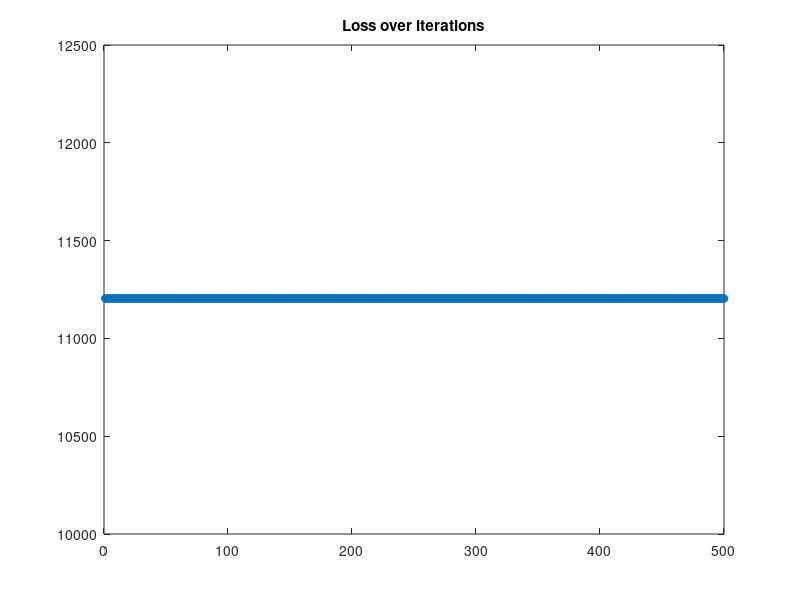

Source code (MATLAB):
% Example: linear regression with multiple variables
% Implemented by Hongkai Yu@CSU, 03/21/2021
%%
clear all;
clc;
close all;
%% generate training data [1,x1,x2,x3] of m samples by ground-truth theta=[20, 1, 10, -2]
% f(x) = theta_0 + theta_1*x_1 + theta_2*x_2 +...+ theta_n*x_n
m=100;
x0=ones(m,1);
x=50*rand(m,3)-25;    % in the range of [-25,25]
x=[x0,x]';            % n-by-m matrix: feature #:n, sample #: m
gt=20+x(2,:)+10*x(3,:)-2*x(4,:); % real theta: 20, 1, 10, -2
y=gt;
%% initialize the weights and hyperparameters: 
learning_rate=0.001;
epoch=500;
n=size(x,1);          
theta=zeros(n,1);    % n-by-1 vector
temp=zeros(n,1);
%% Minimize the loss by searching for optimal weights using gradient decent
for i=1:epoch   
    loss(i) = (1/(2*m))*sum(((theta'*x)-y).^2);
    fprintf('epoch: %d, loss:%f \n', i, loss(i));
    % please write your code here for gradient decent based optimization
    
end

theta
%% loss visualization
figure, plot(loss, '-*','LineWidth',2), title('Loss over iterations');
%% apply the trained model 'theta' on test data and compare it with the ground truth 
test=[1,5,13,4]'
gt=20+test(2)+10*test(3)-2*test(4)
predict=theta'*test